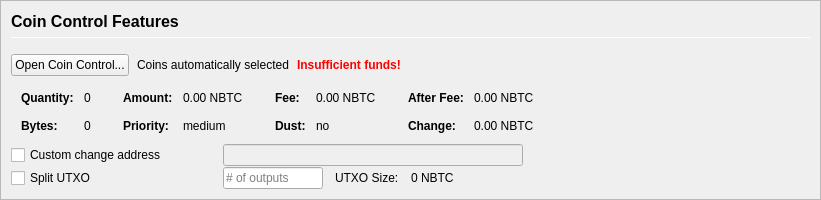
         <widget class="QFrame" name="frameCoinControl">
          <property name="sizePolicy">
           <sizepolicy hsizetype="Expanding" vsizetype="Expanding">
            <horstretch>0</horstretch>
            <verstretch>0</verstretch>
           </sizepolicy>
          </property>
          <property name="maximumSize">
           <size>
            <width>16777215</width>
            <height>16777215</height>
           </size>
          </property>
          <property name="frameShape">
           <enum>QFrame::StyledPanel</enum>
          </property>
          <property name="frameShadow">
           <enum>QFrame::Sunken</enum>
          </property>
          <layout class="QVBoxLayout" name="verticalLayoutCoinControl2">
           <property name="spacing">
            <number>0</number>
           </property>
           <property name="leftMargin">
            <number>0</number>
           </property>
           <property name="topMargin">
            <number>0</number>
           </property>
           <property name="rightMargin">
            <number>0</number>
           </property>
           <property name="bottomMargin">
            <number>0</number>
           </property>
           <item>
            <widget class="QFrame" name="frameCoinControl_BG">
             <layout class="QVBoxLayout" name="verticalLayoutCoinControl" stretch="0,0,0,0,0,0">
              <property name="spacing">
               <number>1</number>
              </property>
              <property name="leftMargin">
               <number>10</number>
              </property>
              <property name="topMargin">
               <number>10</number>
              </property>
              <item>
               <layout class="QHBoxLayout" name="horizontalLayoutCoinControl1">
                <property name="bottomMargin">
                 <number>15</number>
                </property>
                <item>
                 <layout class="QVBoxLayout" name="verticalLayout_3">
                  <property name="spacing">
                   <number>6</number>
                  </property>
                  <item>
                   <widget class="QLabel" name="labelCoinControlFeatures">
                    <property name="sizePolicy">
                     <sizepolicy hsizetype="Preferred" vsizetype="Maximum">
                      <horstretch>0</horstretch>
                      <verstretch>0</verstretch>
                     </sizepolicy>
                    </property>
                    <property name="minimumSize">
                     <size>
                      <width>0</width>
                      <height>20</height>
                     </size>
                    </property>
                    <property name="font">
                     <font>
                      <pointsize>12</pointsize>
                      <weight>75</weight>
                      <bold>true</bold>
                     </font>
                    </property>
                    <property name="styleSheet">
                     <string notr="true">font-weight:bold;</string>
                    </property>
                    <property name="text">
                     <string>Coin Control Features</string>
                    </property>
                   </widget>
                  </item>
                  <item>
                   <widget class="Line" name="line">
                    <property name="minimumSize">
                     <size>
                      <width>0</width>
                      <height>1</height>
                     </size>
                    </property>
                    <property name="maximumSize">
                     <size>
                      <width>16777215</width>
                      <height>1</height>
                     </size>
                    </property>
                    <property name="orientation">
                     <enum>Qt::Horizontal</enum>
                    </property>
                   </widget>
                  </item>
                 </layout>
                </item>
               </layout>
              </item>
              <item>
               <layout class="QHBoxLayout" name="horizontalLayoutCoinControl2" stretch="0,0,0,0">
                <property name="spacing">
                 <number>8</number>
                </property>
                <property name="bottomMargin">
                 <number>10</number>
                </property>
                <item>
                 <widget class="QPushButton" name="pushButtonCoinControl">
                  <property name="styleSheet">
                   <string notr="true"/>
                  </property>
                  <property name="text">
                   <string>Open Coin Control...</string>
                  </property>
                  <property name="autoDefault">
                   <bool>false</bool>
                  </property>
                 </widget>
                </item>
                <item>
                 <widget class="QLabel" name="labelCoinControlAutomaticallySelected">
                  <property name="text">
                   <string>Coins automatically selected</string>
                  </property>
                  <property name="margin">
                   <number>5</number>
                  </property>
                 </widget>
                </item>
                <item>
                 <widget class="QLabel" name="labelCoinControlInsuffFunds">
                  <property name="font">
                   <font>
                    <weight>75</weight>
                    <bold>true</bold>
                   </font>
                  </property>
                  <property name="styleSheet">
                   <string notr="true">color:red;font-weight:bold;</string>
                  </property>
                  <property name="text">
                   <string>Insufficient funds!</string>
                  </property>
                  <property name="margin">
                   <number>5</number>
                  </property>
                 </widget>
                </item>
                <item>
                 <spacer name="horizontalSpacerCoinControl">
                  <property name="orientation">
                   <enum>Qt::Horizontal</enum>
                  </property>
                  <property name="sizeHint" stdset="0">
                   <size>
                    <width>40</width>
                    <height>1</height>
                   </size>
                  </property>
                 </spacer>
                </item>
               </layout>
              </item>
              <item>
               <widget class="QWidget" name="widgetCoinControl" native="true">
                <property name="sizePolicy">
                 <sizepolicy hsizetype="Preferred" vsizetype="Preferred">
                  <horstretch>0</horstretch>
                  <verstretch>0</verstretch>
                 </sizepolicy>
                </property>
                <property name="minimumSize">
                 <size>
                  <width>0</width>
                  <height>0</height>
                 </size>
                </property>
                <property name="styleSheet">
                 <string notr="true"/>
                </property>
                <layout class="QHBoxLayout" name="horizontalLayoutCoinControl5">
                 <property name="leftMargin">
                  <number>0</number>
                 </property>
                 <property name="topMargin">
                  <number>0</number>
                 </property>
                 <property name="rightMargin">
                  <number>0</number>
                 </property>
                 <property name="bottomMargin">
                  <number>0</number>
                 </property>
                 <item>
                  <layout class="QHBoxLayout" name="horizontalLayoutCoinControl3" stretch="0,0,0,1">
                   <property name="spacing">
                    <number>20</number>
                   </property>
                   <property name="topMargin">
                    <number>0</number>
                   </property>
                   <property name="bottomMargin">
                    <number>10</number>
                   </property>
                   <item>
                    <layout class="QFormLayout" name="formLayoutCoinControl1">
                     <property name="horizontalSpacing">
                      <number>10</number>
                     </property>
                     <property name="verticalSpacing">
                      <number>14</number>
                     </property>
                     <property name="leftMargin">
                      <number>10</number>
                     </property>
                     <property name="topMargin">
                      <number>4</number>
                     </property>
                     <property name="rightMargin">
                      <number>6</number>
                     </property>
                     <item row="0" column="0">
                      <widget class="QLabel" name="labelCoinControlQuantityText">
                       <property name="font">
                        <font>
                         <weight>75</weight>
                         <bold>true</bold>
                        </font>
                       </property>
                       <property name="text">
                        <string>Quantity:</string>
                       </property>
                       <property name="margin">
                        <number>0</number>
                       </property>
                      </widget>
                     </item>
                     <item row="0" column="1">
                      <widget class="QLabel" name="labelCoinControlQuantity">
                       <property name="cursor">
                        <cursorShape>IBeamCursor</cursorShape>
                       </property>
                       <property name="contextMenuPolicy">
                        <enum>Qt::ActionsContextMenu</enum>
                       </property>
                       <property name="text">
                        <string notr="true">0</string>
                       </property>
                       <property name="margin">
                        <number>0</number>
                       </property>
                       <property name="textInteractionFlags">
                        <set>Qt::LinksAccessibleByMouse|Qt::TextSelectableByKeyboard|Qt::TextSelectableByMouse</set>
                       </property>
                      </widget>
                     </item>
                     <item row="1" column="0">
                      <widget class="QLabel" name="labelCoinControlBytesText">
                       <property name="font">
                        <font>
                         <weight>75</weight>
                         <bold>true</bold>
                        </font>
                       </property>
                       <property name="text">
                        <string>Bytes:</string>
                       </property>
                      </widget>
                     </item>
                     <item row="1" column="1">
                      <widget class="QLabel" name="labelCoinControlBytes">
                       <property name="cursor">
                        <cursorShape>IBeamCursor</cursorShape>
                       </property>
                       <property name="contextMenuPolicy">
                        <enum>Qt::ActionsContextMenu</enum>
                       </property>
                       <property name="text">
                        <string notr="true">0</string>
                       </property>
                       <property name="textInteractionFlags">
                        <set>Qt::LinksAccessibleByMouse|Qt::TextSelectableByKeyboard|Qt::TextSelectableByMouse</set>
                       </property>
                      </widget>
                     </item>
                    </layout>
                   </item>
                   <item>
                    <layout class="QFormLayout" name="formLayoutCoinControl2">
                     <property name="horizontalSpacing">
                      <number>10</number>
                     </property>
                     <property name="verticalSpacing">
                      <number>14</number>
                     </property>
                     <property name="leftMargin">
                      <number>6</number>
                     </property>
                     <property name="topMargin">
                      <number>4</number>
                     </property>
                     <property name="rightMargin">
                      <number>6</number>
                     </property>
                     <item row="0" column="0">
                      <widget class="QLabel" name="labelCoinControlAmountText">
                       <property name="font">
                        <font>
                         <weight>75</weight>
                         <bold>true</bold>
                        </font>
                       </property>
                       <property name="text">
                        <string>Amount:</string>
                       </property>
                       <property name="margin">
                        <number>0</number>
                       </property>
                      </widget>
                     </item>
                     <item row="0" column="1">
                      <widget class="QLabel" name="labelCoinControlAmount">
                       <property name="cursor">
                        <cursorShape>IBeamCursor</cursorShape>
                       </property>
                       <property name="contextMenuPolicy">
                        <enum>Qt::ActionsContextMenu</enum>
                       </property>
                       <property name="text">
                        <string notr="true">0.00 NBTC</string>
                       </property>
                       <property name="textInteractionFlags">
                        <set>Qt::LinksAccessibleByMouse|Qt::TextSelectableByKeyboard|Qt::TextSelectableByMouse</set>
                       </property>
                      </widget>
                     </item>
                     <item row="1" column="0">
                      <widget class="QLabel" name="labelCoinControlPriorityText">
                       <property name="font">
                        <font>
                         <weight>75</weight>
                         <bold>true</bold>
                        </font>
                       </property>
                       <property name="text">
                        <string>Priority:</string>
                       </property>
                      </widget>
                     </item>
                     <item row="1" column="1">
                      <widget class="QLabel" name="labelCoinControlPriority">
                       <property name="cursor">
                        <cursorShape>IBeamCursor</cursorShape>
                       </property>
                       <property name="contextMenuPolicy">
                        <enum>Qt::ActionsContextMenu</enum>
                       </property>
                       <property name="text">
                        <string>medium</string>
                       </property>
                       <property name="textInteractionFlags">
                        <set>Qt::LinksAccessibleByMouse|Qt::TextSelectableByKeyboard|Qt::TextSelectableByMouse</set>
                       </property>
                      </widget>
                     </item>
                    </layout>
                   </item>
                   <item>
                    <layout class="QFormLayout" name="formLayoutCoinControl3">
                     <property name="horizontalSpacing">
                      <number>10</number>
                     </property>
                     <property name="verticalSpacing">
                      <number>14</number>
                     </property>
                     <property name="leftMargin">
                      <number>6</number>
                     </property>
                     <property name="topMargin">
                      <number>4</number>
                     </property>
                     <property name="rightMargin">
                      <number>6</number>
                     </property>
                     <item row="0" column="0">
                      <widget class="QLabel" name="labelCoinControlFeeText">
                       <property name="font">
                        <font>
                         <weight>75</weight>
                         <bold>true</bold>
                        </font>
                       </property>
                       <property name="text">
                        <string>Fee:</string>
                       </property>
                       <property name="margin">
                        <number>0</number>
                       </property>
                      </widget>
                     </item>
                     <item row="0" column="1">
                      <widget class="QLabel" name="labelCoinControlFee">
                       <property name="cursor">
                        <cursorShape>IBeamCursor</cursorShape>
                       </property>
                       <property name="contextMenuPolicy">
                        <enum>Qt::ActionsContextMenu</enum>
                       </property>
                       <property name="text">
                        <string notr="true">0.00 NBTC</string>
                       </property>
                       <property name="textInteractionFlags">
                        <set>Qt::LinksAccessibleByMouse|Qt::TextSelectableByKeyboard|Qt::TextSelectableByMouse</set>
                       </property>
                      </widget>
                     </item>
                     <item row="1" column="0">
                      <widget class="QLabel" name="labelCoinControlLowOutputText">
                       <property name="font">
                        <font>
                         <weight>75</weight>
                         <bold>true</bold>
                        </font>
                       </property>
                       <property name="text">
                        <string>Dust:</string>
                       </property>
                      </widget>
                     </item>
                     <item row="1" column="1">
                      <widget class="QLabel" name="labelCoinControlLowOutput">
                       <property name="cursor">
                        <cursorShape>IBeamCursor</cursorShape>
                       </property>
                       <property name="contextMenuPolicy">
                        <enum>Qt::ActionsContextMenu</enum>
                       </property>
                       <property name="text">
                        <string>no</string>
                       </property>
                       <property name="textInteractionFlags">
                        <set>Qt::LinksAccessibleByMouse|Qt::TextSelectableByKeyboard|Qt::TextSelectableByMouse</set>
                       </property>
                      </widget>
                     </item>
                    </layout>
                   </item>
                   <item>
                    <layout class="QFormLayout" name="formLayoutCoinControl4">
                     <property name="horizontalSpacing">
                      <number>10</number>
                     </property>
                     <property name="verticalSpacing">
                      <number>14</number>
                     </property>
                     <property name="leftMargin">
                      <number>6</number>
                     </property>
                     <property name="topMargin">
                      <number>4</number>
                     </property>
                     <property name="rightMargin">
                      <number>6</number>
                     </property>
                     <item row="0" column="0">
                      <widget class="QLabel" name="labelCoinControlAfterFeeText">
                       <property name="font">
                        <font>
                         <weight>75</weight>
                         <bold>true</bold>
                        </font>
                       </property>
                       <property name="text">
                        <string>After Fee:</string>
                       </property>
                       <property name="margin">
                        <number>0</number>
                       </property>
                      </widget>
                     </item>
                     <item row="0" column="1">
                      <widget class="QLabel" name="labelCoinControlAfterFee">
                       <property name="cursor">
                        <cursorShape>IBeamCursor</cursorShape>
                       </property>
                       <property name="contextMenuPolicy">
                        <enum>Qt::ActionsContextMenu</enum>
                       </property>
                       <property name="text">
                        <string notr="true">0.00 NBTC</string>
                       </property>
                       <property name="textInteractionFlags">
                        <set>Qt::LinksAccessibleByMouse|Qt::TextSelectableByKeyboard|Qt::TextSelectableByMouse</set>
                       </property>
                      </widget>
                     </item>
                     <item row="1" column="0">
                      <widget class="QLabel" name="labelCoinControlChangeText">
                       <property name="font">
                        <font>
                         <weight>75</weight>
                         <bold>true</bold>
                        </font>
                       </property>
                       <property name="text">
                        <string>Change:</string>
                       </property>
                      </widget>
                     </item>
                     <item row="1" column="1">
                      <widget class="QLabel" name="labelCoinControlChange">
                       <property name="cursor">
                        <cursorShape>IBeamCursor</cursorShape>
                       </property>
                       <property name="contextMenuPolicy">
                        <enum>Qt::ActionsContextMenu</enum>
                       </property>
                       <property name="text">
                        <string notr="true">0.00 NBTC</string>
                       </property>
                       <property name="textInteractionFlags">
                        <set>Qt::LinksAccessibleByMouse|Qt::TextSelectableByKeyboard|Qt::TextSelectableByMouse</set>
                       </property>
                      </widget>
                     </item>
                    </layout>
                   </item>
                  </layout>
                 </item>
                </layout>
               </widget>
              </item>
              <item>
               <layout class="QHBoxLayout" name="horizontalLayoutCoinControl4">
                <property name="spacing">
                 <number>12</number>
                </property>
                <property name="sizeConstraint">
                 <enum>QLayout::SetDefaultConstraint</enum>
                </property>
                <property name="topMargin">
                 <number>0</number>
                </property>
                <property name="rightMargin">
                 <number>0</number>
                </property>
                <item>
                 <widget class="QCheckBox" name="checkBoxCoinControlChange">
                  <property name="sizePolicy">
                   <sizepolicy hsizetype="Preferred" vsizetype="Preferred">
                    <horstretch>0</horstretch>
                    <verstretch>0</verstretch>
                   </sizepolicy>
                  </property>
                  <property name="minimumSize">
                   <size>
                    <width>200</width>
                    <height>0</height>
                   </size>
                  </property>
                  <property name="maximumSize">
                   <size>
                    <width>200</width>
                    <height>16777215</height>
                   </size>
                  </property>
                  <property name="toolTip">
                   <string>If this is activated, but the change address is empty or invalid, change will be sent to a newly generated address.</string>
                  </property>
                  <property name="text">
                   <string>Custom change address</string>
                  </property>
                 </widget>
                </item>
                <item>
                 <widget class="QValidatedLineEdit" name="lineEditCoinControlChange">
                  <property name="enabled">
                   <bool>false</bool>
                  </property>
                  <property name="sizePolicy">
                   <sizepolicy hsizetype="Preferred" vsizetype="Preferred">
                    <horstretch>0</horstretch>
                    <verstretch>0</verstretch>
                   </sizepolicy>
                  </property>
                  <property name="minimumSize">
                   <size>
                    <width>300</width>
                    <height>0</height>
                   </size>
                  </property>
                 </widget>
                </item>
                <item>
                 <widget class="QLabel" name="labelCoinControlChangeLabel">
                  <property name="sizePolicy">
                   <sizepolicy hsizetype="Preferred" vsizetype="Preferred">
                    <horstretch>0</horstretch>
                    <verstretch>0</verstretch>
                   </sizepolicy>
                  </property>
                  <property name="minimumSize">
                   <size>
                    <width>100</width>
                    <height>0</height>
                   </size>
                  </property>
                  <property name="text">
                   <string/>
                  </property>
                  <property name="margin">
                   <number>3</number>
                  </property>
                 </widget>
                </item>
               </layout>
              </item>
              <item>
               <layout class="QHBoxLayout" name="horizontalLayoutCoinControl6">
                <property name="spacing">
                 <number>12</number>
                </property>
                <property name="rightMargin">
                 <number>0</number>
                </property>
                <item>
                 <widget class="QCheckBox" name="splitBlockCheckBox">
                  <property name="sizePolicy">
                   <sizepolicy hsizetype="Preferred" vsizetype="Preferred">
                    <horstretch>0</horstretch>
                    <verstretch>0</verstretch>
                   </sizepolicy>
                  </property>
                  <property name="minimumSize">
                   <size>
                    <width>200</width>
                    <height>0</height>
                   </size>
                  </property>
                  <property name="maximumSize">
                   <size>
                    <width>200</width>
                    <height>16777215</height>
                   </size>
                  </property>
                  <property name="text">
                   <string>Split UTXO</string>
                  </property>
                 </widget>
                </item>
                <item>
                 <widget class="QLineEdit" name="splitBlockLineEdit">
                  <property name="sizePolicy">
                   <sizepolicy hsizetype="Preferred" vsizetype="Preferred">
                    <horstretch>50</horstretch>
                    <verstretch>0</verstretch>
                   </sizepolicy>
                  </property>
                  <property name="minimumSize">
                   <size>
                    <width>100</width>
                    <height>0</height>
                   </size>
                  </property>
                  <property name="maximumSize">
                   <size>
                    <width>100</width>
                    <height>16777215</height>
                   </size>
                  </property>
                  <property name="placeholderText">
                   <string># of outputs</string>
                  </property>
                 </widget>
                </item>
                <item>
                 <widget class="QLabel" name="labelBlockSizeText">
                  <property name="text">
                   <string>UTXO Size:</string>
                  </property>
                 </widget>
                </item>
                <item>
                 <widget class="QLabel" name="labelBlockSize">
                  <property name="text">
                   <string>0 NBTC</string>
                  </property>
                 </widget>
                </item>
                <item>
                 <spacer name="horizontalSpacer_7">
                  <property name="orientation">
                   <enum>Qt::Horizontal</enum>
                  </property>
                  <property name="sizeHint" stdset="0">
                   <size>
                    <width>40</width>
                    <height>20</height>
                   </size>
                  </property>
                 </spacer>
                </item>
               </layout>
              </item>
              <item>
               <spacer name="verticalSpacerCoinControl">
                <property name="orientation">
                 <enum>Qt::Vertical</enum>
                </property>
                <property name="sizeHint" stdset="0">
                 <size>
                  <width>800</width>
                  <height>1</height>
                 </size>
                </property>
               </spacer>
              </item>
             </layout>
            </widget>
           </item>
          </layout>
         </widget>
